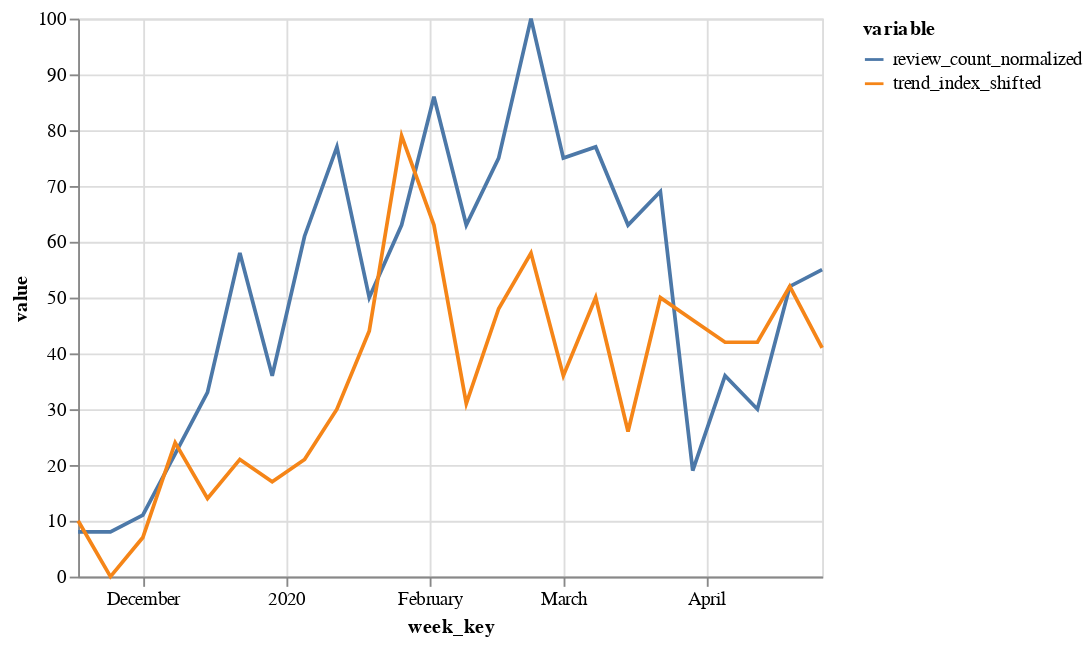

Notebook code for this chart:
### Markdown cell above
Example of Elite 75t

### Code cell
df_elite_75t = data_import_clean('Elite 75t', 100)
df_elite_75t['trend_index_shifted'] = df_elite_75t['trend_index'].shift(9)
df_elite_75t.dropna(subset=['review_count', 'trend_index_shifted'], how='any', inplace=True)
df_elite_75t['review_count_normalized'] = (df_elite_75t['review_count']/df_elite_75t['review_count'].max()*100).astype(int)

alt.Chart(df_elite_75t).mark_line().transform_fold(
    fold=['review_count_normalized', 'trend_index_shifted'], 
    as_=['variable', 'value']
).encode(
    x='week_key',
    y='value:Q',
    color='variable:N'
)

### Figure 1 — Vega-Lite specification as saved in the notebook (floating-point values rounded to 4 significant figures)
{"config": {"view": {"continuousWidth": 400, "continuousHeight": 300}}, "data": {"name": "data-1b7bdfb0e6531a195dac6d4aeada9298"}, "mark": "line", "encoding": {"color": {"type": "nominal", "field": "variable"}, "x": {"type": "temporal", "field": "week_key"}, "y": {"type": "quantitative", "field": "value"}}, "transform": [{"fold": ["review_count_normalized", "trend_index_shifted"], "as": ["variable", "value"]}], "$schema": "https://vega.github.io/schema/vega-lite/v4.8.1.json", "datasets": {"data-1b7bdfb0e6531a195dac6d4aeada9298": [{"review_date_key": "2019-11-17T00:00:00", "average_rating": 2.333, "review_count": 3.0, "Week": "2019-11-17T00:00:00", "trend_index": 44, "week_key": "2019-11-17T00:00:00", "product_name": "Elite 75t", "price": 100, "trend_index_shifted": 10.0, "review_count_normalized": 8}, {"review_date_key": "2019-11-24T00:00:00", "average_rating": 3.667, "review_count": 3.0, "Week": "2019-11-24T00:00:00", "trend_index": 79, "week_key": "2019-11-24T00:00:00", "product_name": "Elite 75t", "price": 100, "trend_index_shifted": 0.0, "review_count_normalized": 8}, {"review_date_key": "2019-12-01T00:00:00", "average_rating": 3.75, "review_count": 4.0, "Week": "2019-12-01T00:00:00", "trend_index": 63, "week_key": "2019-12-01T00:00:00", "product_name": "Elite 75t", "price": 100, "trend_index_shifted": 7.0, "review_count_normalized": 11}, {"review_date_key": "2019-12-08T00:00:00", "average_rating": 2.0, "review_count": 8.0, "Week": "2019-12-08T00:00:00", "trend_index": 31, "week_key": "2019-12-08T00:00:00", "product_name": "Elite 75t", "price": 100, "trend_index_shifted": 24.0, "review_count_normalized": 22}, {"review_date_key": "2019-12-15T00:00:00", "average_rating": 3.417, "review_count": 12.0, "Week": "2019-12-15T00:00:00", "trend_index": 48, "week_key": "2019-12-15T00:00:00", "product_name": "Elite 75t", "price": 100, "trend_index_shifted": 14.0, "review_count_normalized": 33}, {"review_date_key": "2019-12-22T00:00:00", "average_rating": 3.714, "review_count": 21.0, "Week": "2019-12-22T00:00:00", "trend_index": 58, "week_key": "2019-12-22T00:00:00", "product_name": "Elite 75t", "price": 100, "trend_index_shifted": 21.0, "review_count_normalized": 58}, {"review_date_key": "2019-12-29T00:00:00", "average_rating": 3.308, "review_count": 13.0, "Week": "2019-12-29T00:00:00", "trend_index": 36, "week_key": "2019-12-29T00:00:00", "product_name": "Elite 75t", "price": 100, "trend_index_shifted": 17.0, "review_count_normalized": 36}, {"review_date_key": "2020-01-05T00:00:00", "average_rating": 3.682, "review_count": 22.0, "Week": "2020-01-05T00:00:00", "trend_index": 50, "week_key": "2020-01-05T00:00:00", "product_name": "Elite 75t", "price": 100, "trend_index_shifted": 21.0, "review_count_normalized": 61}, {"review_date_key": "2020-01-12T00:00:00", "average_rating": 3.5, "review_count": 28.0, "Week": "2020-01-12T00:00:00", "trend_index": 26, "week_key": "2020-01-12T00:00:00", "product_name": "Elite 75t", "price": 100, "trend_index_shifted": 30.0, "review_count_normalized": 77}, {"review_date_key": "2020-01-19T00:00:00", "average_rating": 3.111, "review_count": 18.0, "Week": "2020-01-19T00:00:00", "trend_index": 50, "week_key": "2020-01-19T00:00:00", "product_name": "Elite 75t", "price": 100, "trend_index_shifted": 44.0, "review_count_normalized": 50}, {"review_date_key": "2020-01-26T00:00:00", "average_rating": 3.522, "review_count": 23.0, "Week": "2020-01-26T00:00:00", "trend_index": 46, "week_key": "2020-01-26T00:00:00", "product_name": "Elite 75t", "price": 100, "trend_index_shifted": 79.0, "review_count_normalized": 63}, {"review_date_key": "2020-02-02T00:00:00", "average_rating": 3.516, "review_count": 31.0, "Week": "2020-02-02T00:00:00", "trend_index": 42, "week_key": "2020-02-02T00:00:00", "product_name": "Elite 75t", "price": 100, "trend_index_shifted": 63.0, "review_count_normalized": 86}, {"review_date_key": "2020-02-09T00:00:00", "average_rating": 3.565, "review_count": 23.0, "Week": "2020-02-09T00:00:00", "trend_index": 42, "week_key": "2020-02-09T00:00:00", "product_name": "Elite 75t", "price": 100, "trend_index_shifted": 31.0, "review_count_normalized": 63}, {"review_date_key": "2020-02-16T00:00:00", "average_rating": 3.815, "review_count": 27.0, "Week": "2020-02-16T00:00:00", "trend_index": 52, "week_key": "2020-02-16T00:00:00", "product_name": "Elite 75t", "price": 100, "trend_index_shifted": 48.0, "review_count_normalized": 75}, {"review_date_key": "2020-02-23T00:00:00", "average_rating": 4.083, "review_count": 36.0, "Week": "2020-02-23T00:00:00", "trend_index": 41, "week_key": "2020-02-23T00:00:00", "product_name": "Elite 75t", "price": 100, "trend_index_shifted": 58.0, "review_count_normalized": 100}, {"review_date_key": "2020-03-01T00:00:00", "average_rating": 3.926, "review_count": 27.0, "Week": "2020-03-01T00:00:00", "trend_index": 47, "week_key": "2020-03-01T00:00:00", "product_name": "Elite 75t", "price": 100, "trend_index_shifted": 36.0, "review_count_normalized": 75}, {"review_date_key": "2020-03-08T00:00:00", "average_rating": 4.357, "review_count": 28.0, "Week": "2020-03-08T00:00:00", "trend_index": 50, "week_key": "2020-03-08T00:00:00", "product_name": "Elite 75t", "price": 100, "trend_index_shifted": 50.0, "review_count_normalized": 77}, {"review_date_key": "2020-03-15T00:00:00", "average_rating": 3.87, "review_count": 23.0, "Week": "2020-03-15T00:00:00", "trend_index": 25, "week_key": "2020-03-15T00:00:00", "product_name": "Elite 75t", "price": 100, "trend_index_shifted": 26.0, "review_count_normalized": 63}, {"review_date_key": "2020-03-22T00:00:00", "average_rating": 3.32, "review_count": 25.0, "Week": "2020-03-22T00:00:00", "trend_index": 27, "week_key": "2020-03-22T00:00:00", "product_name": "Elite 75t", "price": 100, "trend_index_shifted": 50.0, "review_count_normalized": 69}, {"review_date_key": "2020-03-29T00:00:00", "average_rating": 3.143, "review_count": 7.0, "Week": "2020-03-29T00:00:00", "trend_index": 23, "week_key": "2020-03-29T00:00:00", "product_name": "Elite 75t", "price": 100, "trend_index_shifted": 46.0, "review_count_normalized": 19}, {"review_date_key": "2020-04-05T00:00:00", "average_rating": 3.154, "review_count": 13.0, "Week": "2020-04-05T00:00:00", "trend_index": 33, "week_key": "2020-04-05T00:00:00", "product_name": "Elite 75t", "price": 100, "trend_index_shifted": 42.0, "review_count_normalized": 36}, {"review_date_key": "2020-04-12T00:00:00", "average_rating": 3.818, "review_count": 11.0, "Week": "2020-04-12T00:00:00", "trend_index": 69, "week_key": "2020-04-12T00:00:00", "product_name": "Elite 75t", "price": 100, "trend_index_shifted": 42.0, "review_count_normalized": 30}, {"review_date_key": "2020-04-19T00:00:00", "average_rating": 2.947, "review_count": 19.0, "Week": "2020-04-19T00:00:00", "trend_index": 43, "week_key": "2020-04-19T00:00:00", "product_name": "Elite 75t", "price": 100, "trend_index_shifted": 52.0, "review_count_normalized": 52}, {"review_date_key": "2020-04-26T00:00:00", "average_rating": 3.25, "review_count": 20.0, "Week": "2020-04-26T00:00:00", "trend_index": 100, "week_key": "2020-04-26T00:00:00", "product_name": "Elite 75t", "price": 100, "trend_index_shifted": 41.0, "review_count_normalized": 55}]}}
